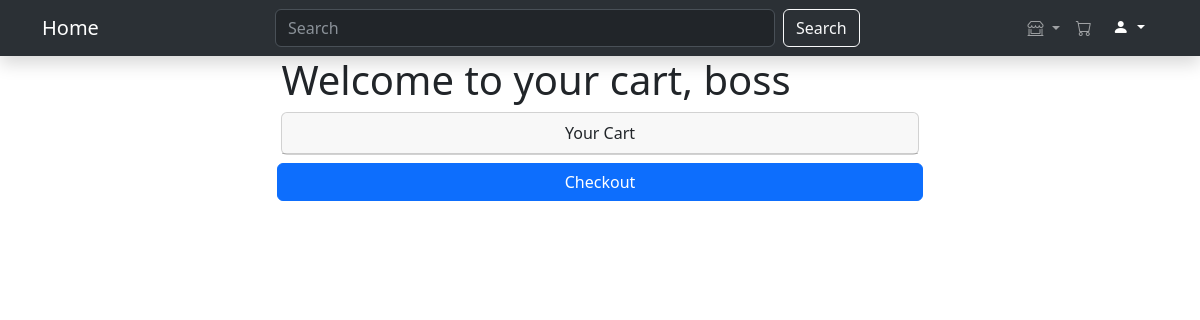
The app's page /cart (signed in), older data.
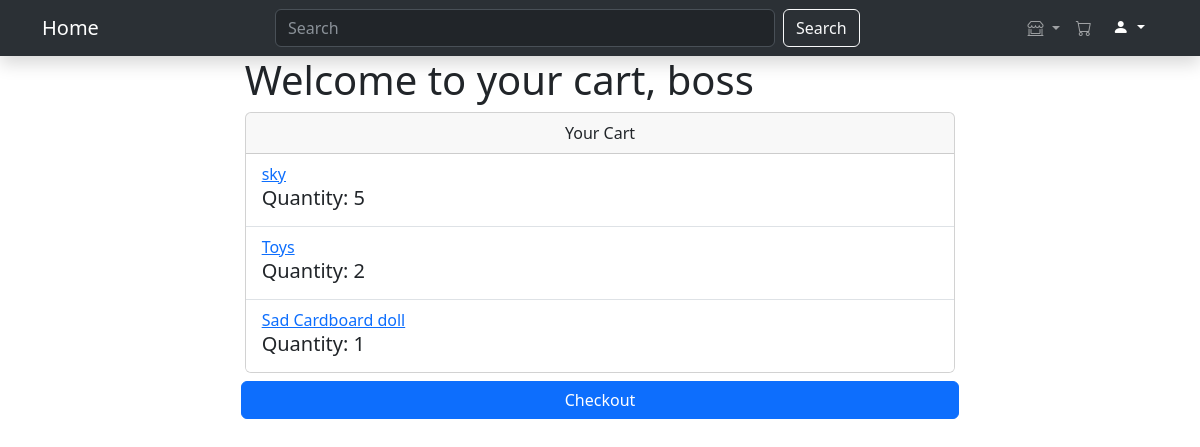
The same page, newer data.
### member/models.py (models this page shows, shortened)
class Member(AbstractUser):
    phone = models.CharField(max_length = 50, )
    dob = models.DateField(null=True)
    address = models.TextField(null=True)
    is_seller = models.BooleanField(default = False)

### store/models.py (models this page shows, shortened)
class Cart_item(models.Model):
    quantity = models.IntegerField()
    cart = models.ForeignKey(Cart, on_delete = models.CASCADE)
    product = models.ForeignKey(Product, on_delete = models.CASCADE)

class Product(models.Model):
    title = models.CharField(max_length = 255)
    description = models.TextField()
    price = models.DecimalField(max_digits = 8, decimal_places = 2)
    image = models.ImageField(upload_to='images/')
    shop = models.ForeignKey(Shop, on_delete = models.CASCADE)

### store/views.py (the view)
# urls.py: path('cart', views.cart, name = 'cart'),
def cart(request):
    if request.user.is_authenticated:
        user = request.user
        cart_obj = Cart.objects.get(member=user)
        cart_items = Cart_item.objects.filter(cart=cart_obj)        # SELECT * FROM Cart_item WHERE cart=cart_obj
        return render(request, 'store/cart.html', {
            'cart_items': cart_items,
            'user': user,
        })
    else:
        messages.error(request, 'You do not have the permission to view that page!')
        return redirect('home')

### store/templates/store/cart.html (shortened to what this page needs)
{% extends 'store/base.html' %}
{% block content %}
<div class='container'>
    <div class='col d-flex justify-content-center'>
        <div class='row'>
            <h1>Welcome to your cart, {{ user.username }}</h1>
            <div class="cart-container">
                <div class="card">
                    <div class="card-header" align="center">
                        Your Cart
                    </div>
                    <ul class="list-group list-group-flush">
                        {% for item in cart_items %}
                            <li class="list-group-item">
                                <a href="{% url 'product' product_id=item.product.pk %}">
                                    <div class="row">
                                        <div class="col">{{ item.product.title }}</div>
                                    </div>
                                </a>
                                <h5>Quantity: {{ item.quantity }}</h5>
                            </li>
                        {% endfor %}
                    </ul>
                </div>
                <div class="row justify-content-end p-2">
                    <a href="{% url 'checkout' %}" class="btn btn-primary">Checkout</a>
                </div>
            </div>
        </div>
    </div>
</div>
{% endblock content %}

### store/templates/store/base.html (shortened to what this page needs)
<!doctype html>
<html lang="en">
  <head>
    <link href="https://cdn.jsdelivr.net/npm/bootstrap@5.3.0-alpha2/dist/css/bootstrap.min.css" rel="stylesheet">
    <link rel="stylesheet" href="https://cdn.jsdelivr.net/npm/bootstrap-icons@1.10.4/font/bootstrap-icons.css">
  </head>
  <body>
    <nav class="navbar navbar-expand-lg bg-body-tertiary bg-dark sticky-top shadow" data-bs-theme="dark">
        <div class="container">
            <a class="navbar-brand" href="{% url 'home' %}">Home</a>
            <ul class="navbar-nav w-100 justify-content-center">
                <li class="nav-item">
                    <form class="d-flex" role="search">
                        <input class="form-control me-2" type="search" placeholder="Search" aria-label="Search" style="width: 500px">
                        <button class="btn btn-outline-light" type="submit">Search</button>
                    </form>
                </li>
            </ul>
            <div class="collapse navbar-collapse" id="navbarSupportedContent">
                <ul class="navbar-nav ms-auto">
                    {% if user.is_authenticated and user.is_seller %}
                    <li class="nav-item dropdown">
                        <a class="nav-link dropdown-toggle" href="#" role="button" data-bs-toggle="dropdown" aria-expanded="false">
                            <i class="bi bi-shop-window"></i>
                        </a>
                    </li>
                    {% endif %}
                    <li class="nav-item">
                        <a class='nav-link' href="{% url 'cart' %}">
                            <i class="bi bi-cart"></i>
                        </a>
                    </li>
                    <li class="nav-item">
                    {% if user.is_authenticated %}
                        <div class="dropdown">
                            <button class="btn btn-link dropdown-toggle rounded-circle text-white" type="button" data-bs-toggle="dropdown" aria-expanded="false" style="text-decoration:none; color:inherit;"  >
                                <i class="bi bi-person-fill"></i>
                            </button>
                        </div>
                    {% else %}
                    <a class="btn btn-light me-2" href="{% url 'login' %}">Login</a>
                    {% endif %}
                    </li>
                </ul>
            </div>
        </div>
    </nav>
    {% block content %}
    {% endblock content %}
  </body>
</html>

Row changes from the older to the newer data that the page shows:
added Cart_item: product "sky", quantity "5"
added Cart_item: product "Toys", quantity "2"
added Cart_item: product "Sad Cardboard doll", quantity "1"
